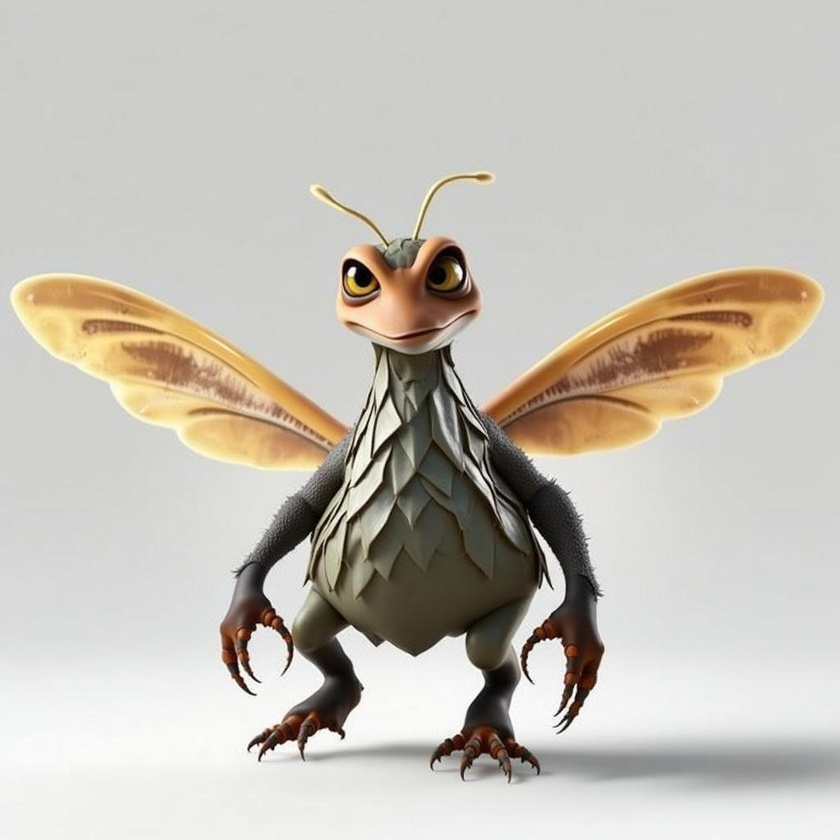
#> input picture assets/character_sheet_default_ref.jpg, 840 x 840 px, shrunk from 1024 x 1024 before the run
$ python -i bezier_utils.py   (imports and definitions only)
#> lines starting #> are read from the running program, lines starting #| are printed output that depends on the picture; after the words box and inside, x2 and y2 are one past the last pixel; in counts of white or black regions, pixels touching at a corner belong together
import numpy as np
import cv2
from PIL import Image
import random
from scipy.optimize import minimize


# [61 lines left out: functions draw_contours, contour_to_bezier, visualize_result, not called in this run]


def get_sketch(image, total_curves=10, drop_line_prob=0.0, pad=False):
    """
    Convert an image to a sketch made of Bézier curves.

    Args:
        image_path: Path to the input image
        total_curves: Total number of Bézier curves to use (default: 10)

    Returns:
        numpy.ndarray: Image with Bézier curves sketch
    """
#> called with total_curves = 10, drop_line_prob = 0, pad = False
    # Load and preprocess image
    image = np.array(image)

    # Pad image to square
    height, width, _ = image.shape
#> height = 840; width = 840
    if pad:
        max_side = max(height, width) + 20
        pad_h = (max_side - height) // 2
        pad_w = (max_side - width) // 2

        image = np.pad(
            image,
            ((pad_h, max_side - height - pad_h), (pad_w, max_side - width - pad_w), (0, 0)),
            mode="constant",
            constant_values=255,
        )

    # Convert to binary
    gray_image = cv2.cvtColor(image, cv2.COLOR_RGB2GRAY)
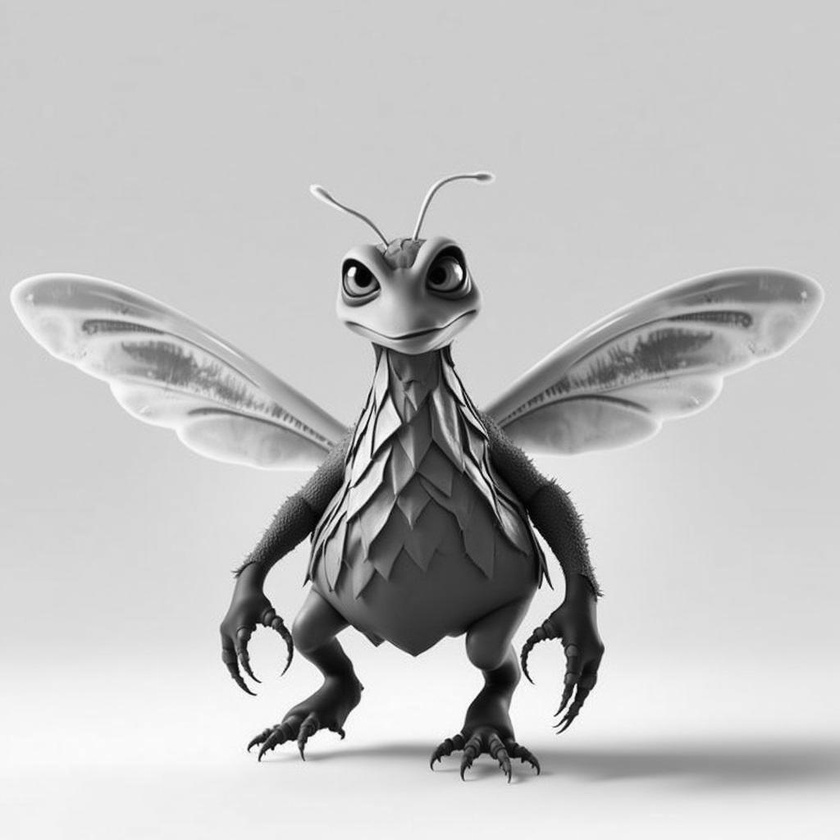
#> gray_image: shape (840, 840); min 0, max 255, mean 192.1
    binary = np.where(gray_image < 255, 255, 0).astype(np.uint8)
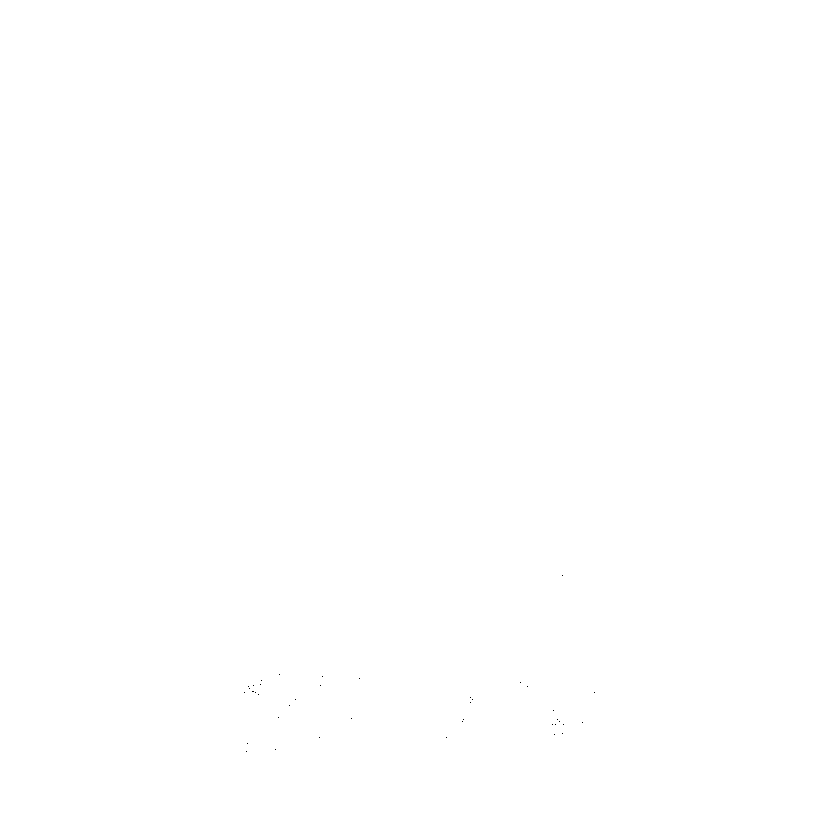
#> binary: shape (840, 840); 100% white; black in thin lines or dots, all inside (x1, y1, x2, y2) = (244, 575, 595, 752)

    # Clean up binary image
    kernel = np.ones((5, 5), np.uint8)
    binary = cv2.erode(binary, kernel, iterations=4)
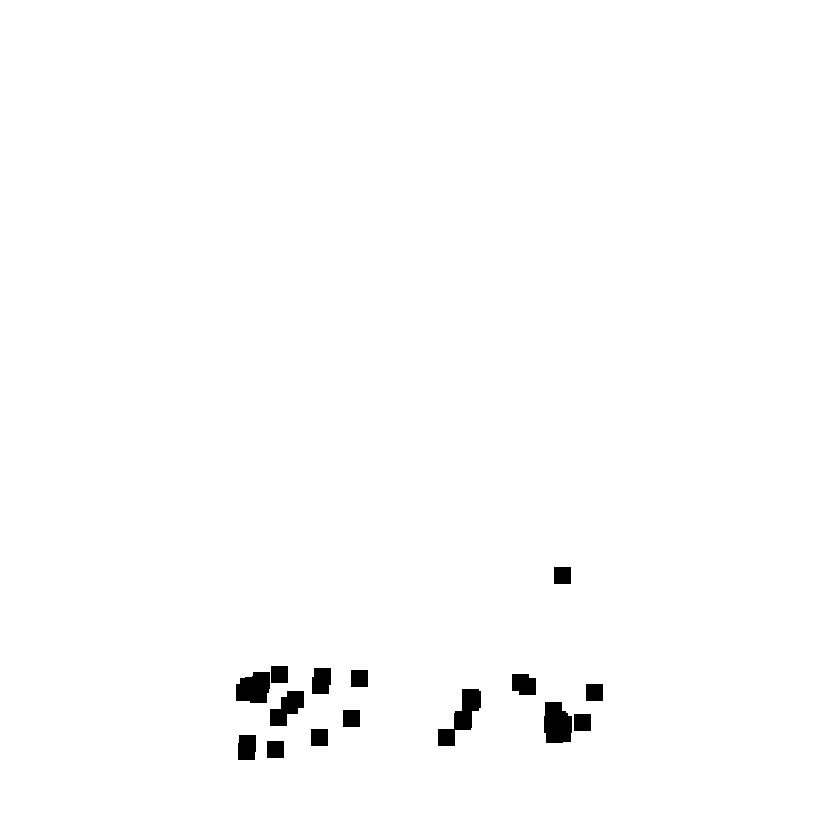
#> binary: shape (840, 840); 99% white; 15 black regions, largest, box (x1, y1, x2, y2) and area: (438, 689, 481, 746) 1034, (544, 702, 572, 743) 982, (236, 672, 270, 703) 875

    # Get contours
    contours, _ = cv2.findContours(binary, cv2.RETR_EXTERNAL, cv2.CHAIN_APPROX_SIMPLE)
#> contours = [[[0, 0], [0, 839], [839, 839], [839, 0]]]

    # Calculate curve allocation
    contour_lengths = [cv2.arcLength(contour, closed=True) for contour in contours]
#> contour_lengths = [3356]
    total_length = sum(contour_lengths)
#> total_length = 3356
    curve_allocation = [round((length / total_length) * total_curves) for length in contour_lengths]
#> curve_allocation = [10]

    # Adjust allocation to match total_curves
    curve_allocation = np.clip(curve_allocation, 1, total_curves)
    while sum(curve_allocation) > total_curves:
        curve_allocation[np.argmax(curve_allocation)] -= 1
#> this loop made 0 passes
    while sum(curve_allocation) < total_curves:
        curve_allocation[np.argmin(curve_allocation)] += 1

    # Fit Bézier curves
    fitted_curves = []
    for contour, n_curves in zip(contours, curve_allocation):
        segment_length = len(contour) // n_curves
        if segment_length == 0:
            continue
        segments = [contour[i : i + segment_length] for i in range(0, len(contour), segment_length)]

        for segment in segments:
            control_points = contour_to_bezier(segment)
            fitted_curves.append(control_points)
#> this loop made 1 pass
#> (contour, n_curves, segment_length) on pass 1: ([[0, 0], [0, 839], [839, 839], [839, 0]], 10, 0)
#> after the loop, fitted_curves = []

    # Create final image
    curves_image = np.ones_like(image, dtype=np.uint8) * 255
    for curve in fitted_curves:
        if random.random() < drop_line_prob:
            continue
        curves_image = visualize_result(curves_image, curve)
#> curves_image: shape (840, 840, 3); every value is 255
    curves_image = Image.fromarray(curves_image)
    return curves_image

>>> import cv2
>>> picture = cv2.cvtColor(cv2.imread('../assets/character_sheet_default_ref.jpg'), cv2.COLOR_BGR2RGB)
>>> result = get_sketch(picture)
